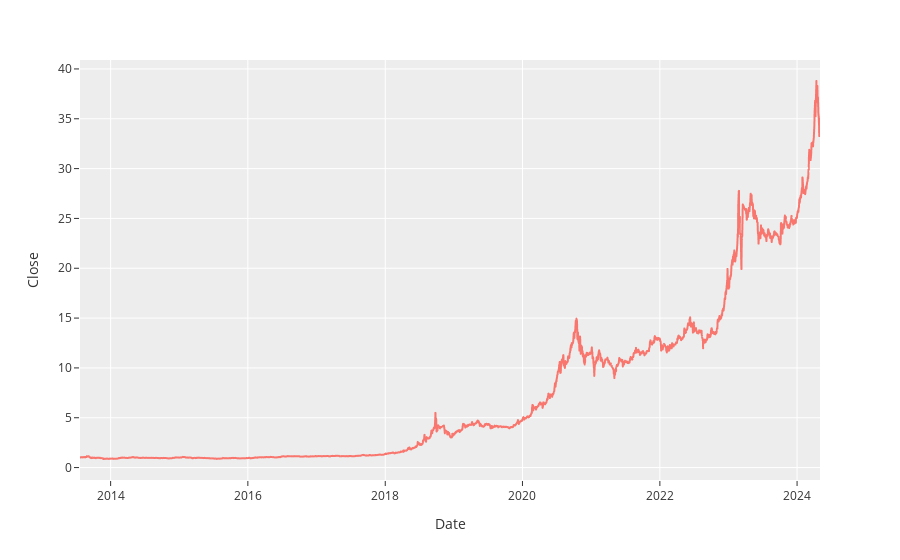

Notebook code cell kept with this figure:
### Code cell
# Close price - date graph
px.line(df, x='Date', y='Close')

### Figure 1 — Plotly figure (JSON) as saved in the notebook; plotly's stock layout.template omitted (floating-point values rounded to 4 significant figures; data arrays with more than 128 entries replaced by an {"elided": "..."} marker saying what was removed)
{"data": [{"hovertemplate": "Date=%{x}<br>Close=%{y}<extra></extra>", "legendgroup": "", "line": {"color": "#F8766D", "dash": "solid"}, "marker": {"symbol": "circle"}, "mode": "lines", "name": "", "showlegend": false, "type": "scattergl", "x": {"elided": "3386 str values"}, "xaxis": "x", "y": {"elided": "3386 float values"}, "yaxis": "y"}], "layout": {"legend": {"tracegroupgap": 0}, "margin": {"t": 60}, "xaxis": {"anchor": "y", "domain": [0, 1], "title": {"text": "Date"}}, "yaxis": {"anchor": "x", "domain": [0, 1], "title": {"text": "Close"}}}}
